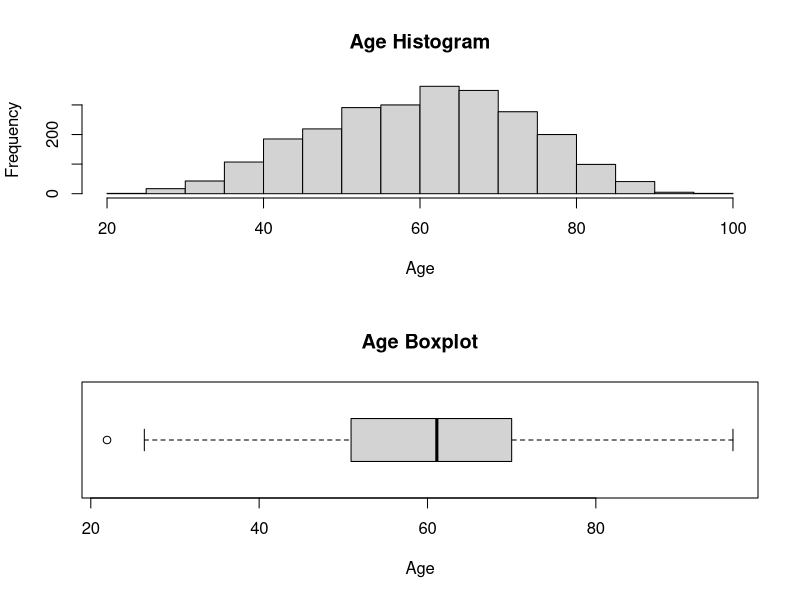
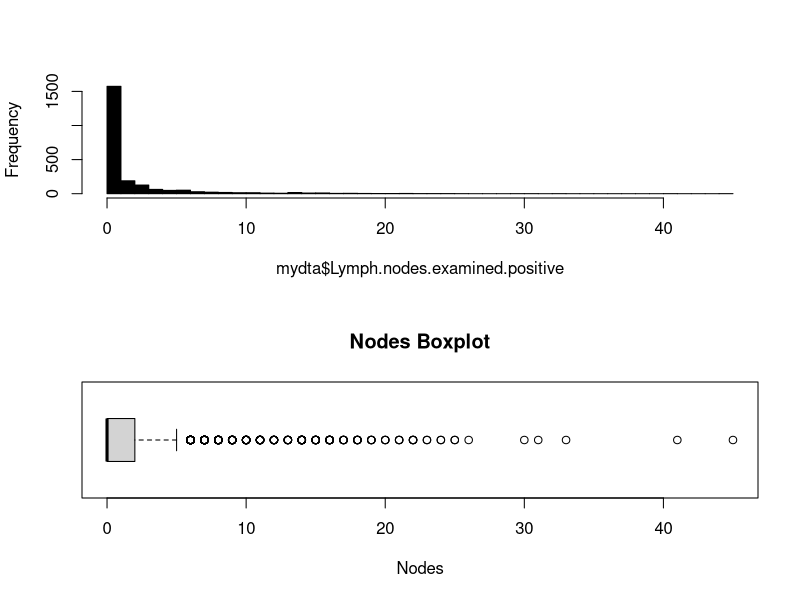
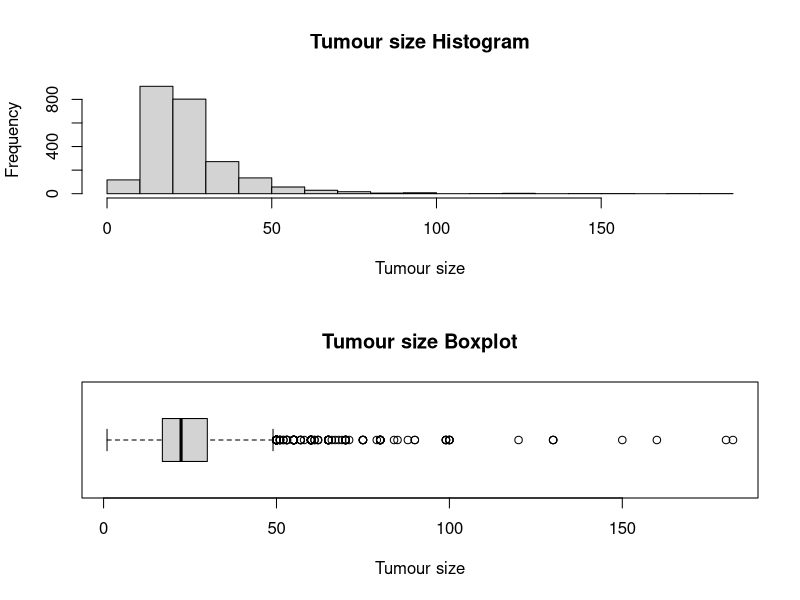
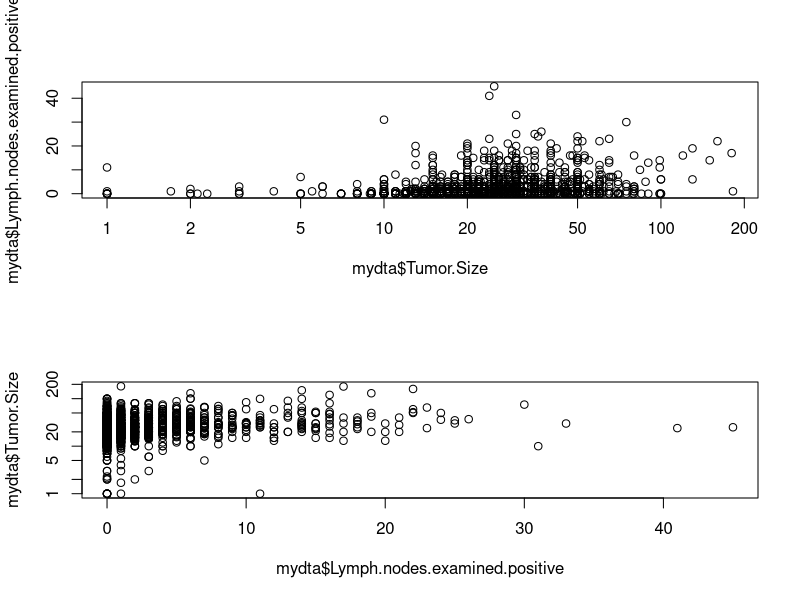
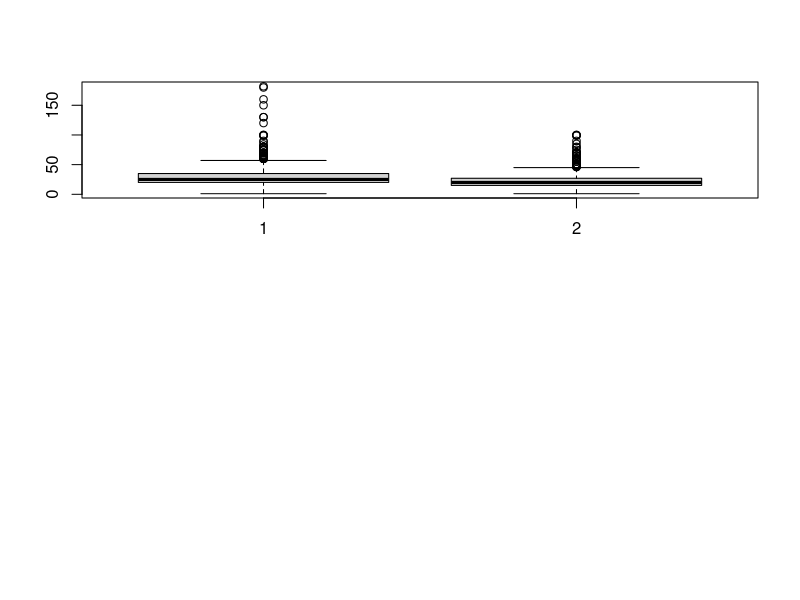
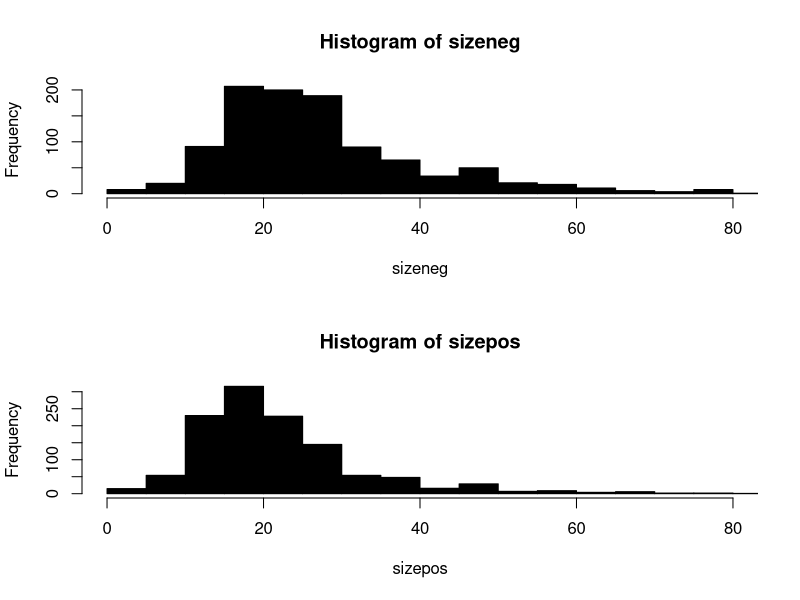

R code for these plots, in order:
## METABRIC clinical data, exploratory analysis
##

## 1. Load data
## Data from https://www.cbioportal.org/study/clinicalData?id=brca_metabric
mydta = read.delim("brca_metabric_clinical_data.tsv", sep="\t")

## 2. Show first few rows, list column names

head(mydta)

## 3. Summary statistics

summary(mydta)

## 4. Some univariate plots

## 4.1 Age at diagnosis

par(mfrow=c(2,1))

hist(mydta$Age.at.Diagnosis, xlab="Age", main="Age Histogram")

boxplot(mydta$Age.at.Diagnosis, xlab="Age", main="Age Boxplot", horizontal=TRUE)

## 4.2 Nodes

par(mfrow=c(2,1))

hist(mydta$Lymph.nodes.examined.positive, breaks=seq(0,max(mydta$Lymph.nodes.examined.positive, na.rm=TRUE), by=1), col=1, main="")

boxplot(mydta$Lymph.nodes.examined.positive, xlab="Nodes", main="Nodes Boxplot", horizontal=TRUE)

table(mydta$Lymph.nodes.examined.positive)

## 4.3 Tumour size

par(mfrow=c(2,1))

hist(mydta$Tumor.Size, xlab="Tumour size", main="Tumour size Histogram")

boxplot(mydta$Tumor.Size, xlab="Tumour size", main="Tumour size Boxplot", horizontal=TRUE)

## 4.4 Tumour size vs Lymph nodes

plot(mydta$Tumor.Size, mydta$Lymph.nodes.examined.positive, log="x")

plot(mydta$Lymph.nodes.examined.positive,mydta$Tumor.Size, log="y")

mydta$LNpos = mydta$Lymph.nodes.examined.positive >0

tapply(mydta$Tumor.Size, mydta$LNpos, summary)

sizeneg = subset(mydta$Tumor.Size, mydta$LNpos)

sizepos = subset(mydta$Tumor.Size, !mydta$LNpos)

boxplot(sizeneg, sizepos)
par(mfrow=c(2,1))
hist(sizeneg, xlim=c(0,80), breaks=seq(0,200,by=5), col=1)
hist(sizepos, xlim=c(0,80), breaks=seq(0,200,by=5), col=1)

t.test(sizeneg, sizepos)

wilcox.test(sizeneg, sizepos)

## binary

npos = c(sum(sizeneg>20, na.rm=TRUE), sum(sizepos>20, na.rm=TRUE))

ntot = c(sum(!is.na(sizeneg)), sum(!is.na(sizepos)))

## number size >20mm
npos

## number with size available
ntot

## proportion

npos / ntot

## same as
mean(sizeneg>20, na.rm=TRUE)
mean(sizepos>20, na.rm=TRUE)


##test equality two proportions
prop.test(npos, ntot)

